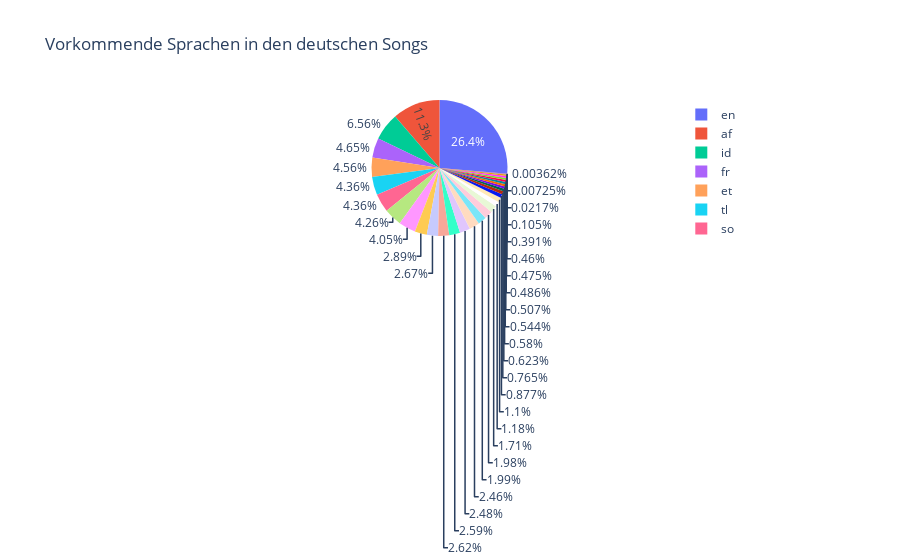

The code cell stored with this chart in its notebook:
### Code cell
df_results = pd.DataFrame(results)
df_languages = df_results.explode('languages')
df_languages_counts = df_languages['languages'].value_counts()

fig = go.Figure(data=[go.Pie(labels=df_languages_counts.index, values=df_languages_counts.values)])

fig.update_layout(title='Vorkommende Sprachen in den deutschen Songs')
fig.show()

### Figure 1 — Plotly figure (JSON) as saved in the notebook; plotly's stock layout.template omitted (floating-point values rounded to 4 significant figures)
{"data": [{"labels": ["en", "af", "id", "fr", "et", "tl", "so", "sv", "nl", "no", "da", "cy", "pl", "sw", "tr", "it", "fi", "es", "ca", "pt", "vi", "sk", "ro", "hr", "sq", "lt", "lv", "sl", "cs", "hu", "ru", "mk", "bg", "ja"], "type": "pie", "values": [7272, 3122, 1811, 1284, 1258, 1202, 1202, 1176, 1117, 798, 737, 723, 715, 685, 678, 550, 547, 471, 325, 303, 242, 211, 172, 160, 150, 140, 134, 131, 127, 108, 29, 6, 2, 1]}], "layout": {"title": {"text": "Vorkommende Sprachen in den deutschen Songs"}}}
